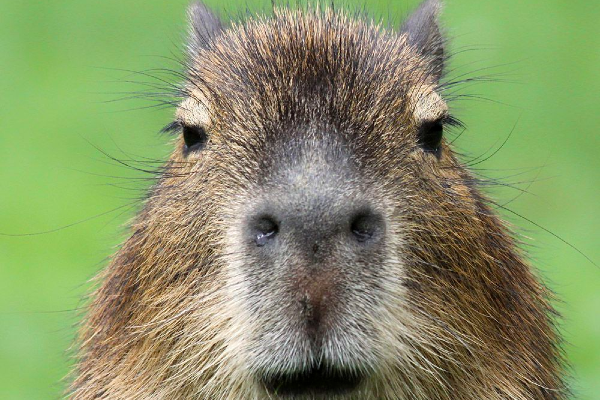
#> input picture Learn PYTHON_Python OGREN/11_Yapay Zeka Artificial Intelligence/opencv_projects/images/square1_600x400.png, 600 x 400 px
$ python 'opencv_34 bitwise_xor.py'
#> lines starting #> are read from the running program, lines starting #| are printed output that depends on the picture
# bitwise_xor
import cv2

r1 = cv2.imread("images/square1_600x400.png")
#> r1 is the input picture: shape (400, 600, 3); mean B, G, R 103.2, 147.4, 135.1
r2 = cv2.imread("images/ornekresim01_600x400.png")
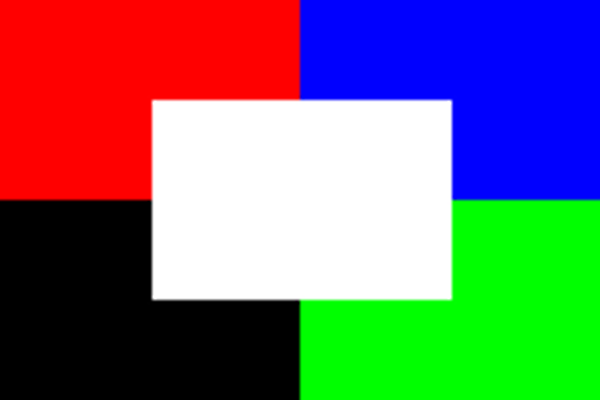
#> input picture Learn PYTHON_Python OGREN/11_Yapay Zeka Artificial Intelligence/opencv_projects/images/ornekresim01_600x400.png, 600 x 400 px
#> r2 is the input picture: shape (400, 600, 3); mean B, G, R 111.4, 111.4, 111.8

bitwise_xor_ile1 = cv2.bitwise_xor(r1,r2)
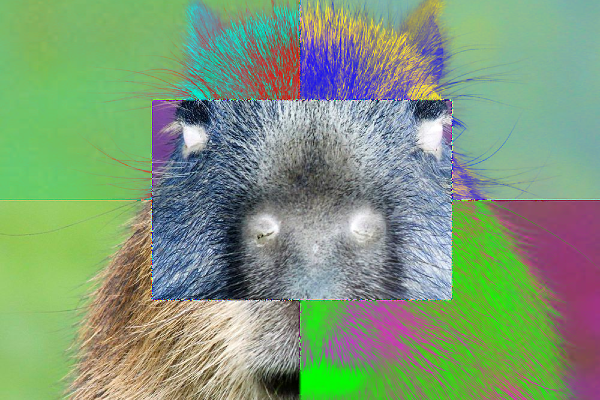
#> bitwise_xor_ile1: shape (400, 600, 3); mean B, G, R 121.6, 154.4, 127.8

cv2.imshow("Orjinal1 ", r1)
cv2.imshow("Orjinal2 ", r2)
cv2.imshow("bitwise_xor_sekli1 ", bitwise_xor_ile1)

cv2.waitKey(0)
cv2.destroyAllWindows()
